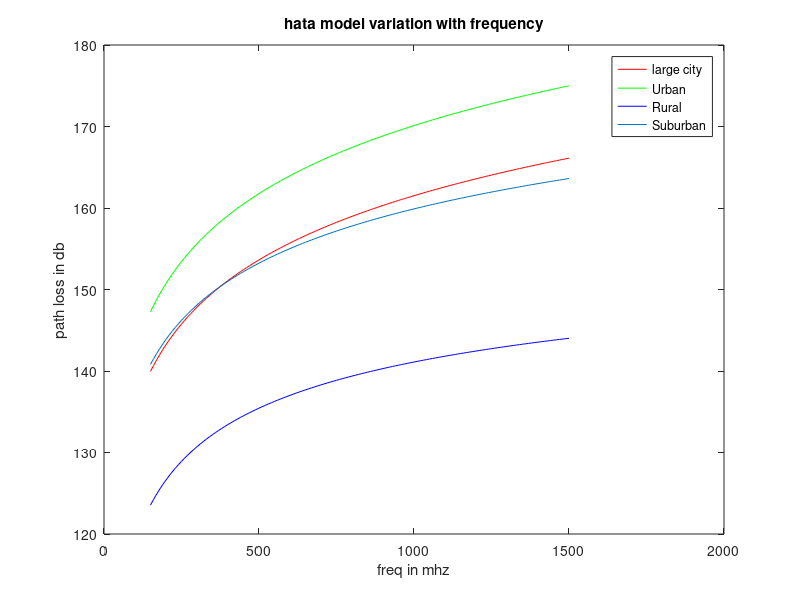
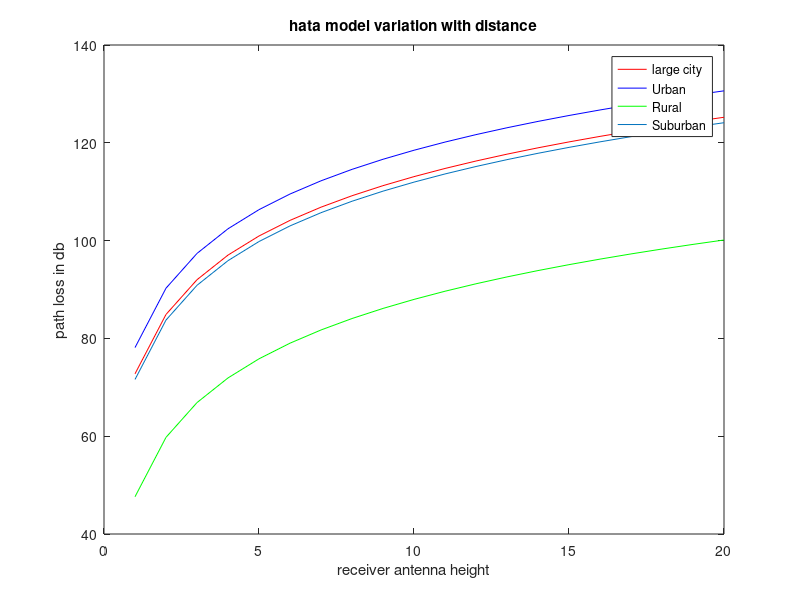
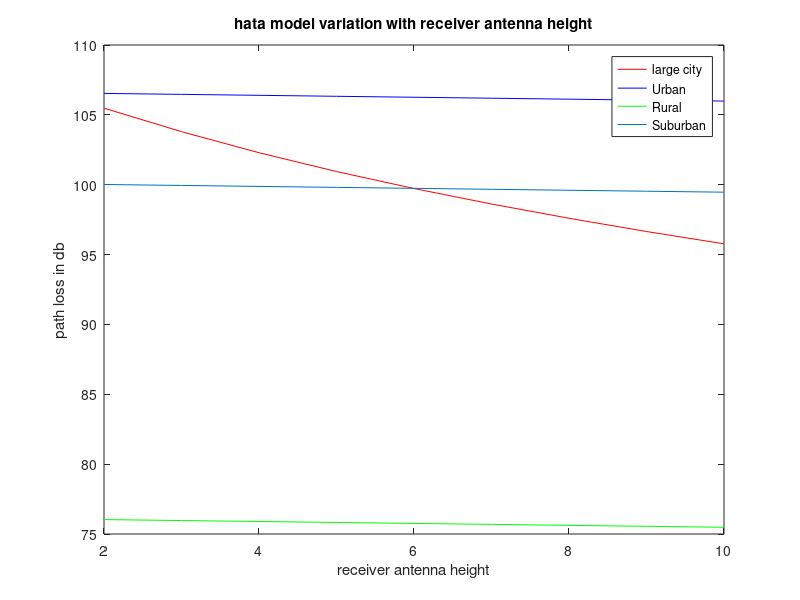
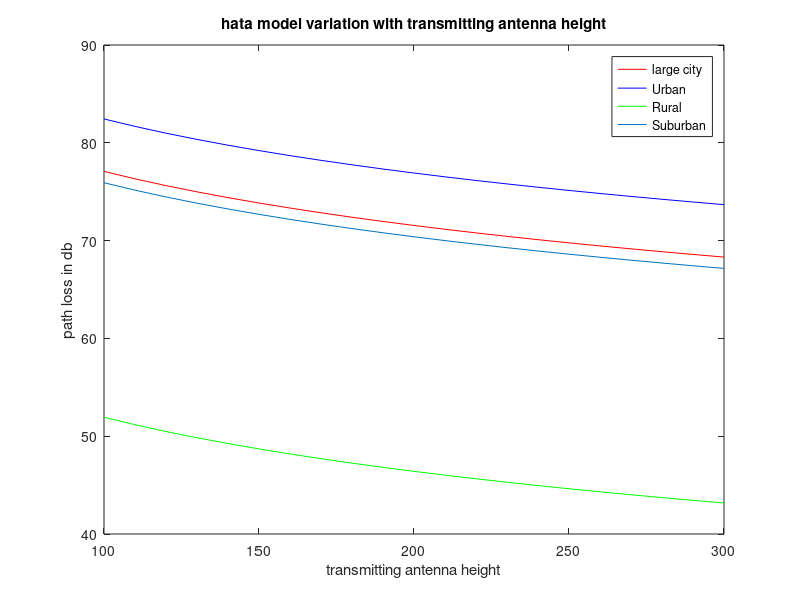

The MATLAB script that drew these images, in order:
close all;
clc;
clear all;
f=input('Enter the frequency :');
hte=input('Enter the transmitter height :');
hre=input('Enter the receiver height :');
d=input('Enter the distance :');
c_h =0.8+(1.1*log10(f)-0.7)*hre-(1.56*log10(f));
L50=69.55+(26.16*log10(f))-(13.82*log10(hte))-c_h+(44.9-6.55*log10(hte))*log10(d);
if(f<300)
    ch=8.29*(log10(1.54*hre)).^2-1.1;
else
    ch=3.2*(log10(11.75*hre)).^2-4.97;
end
L_501=69.55+26.16*log10(f)-13.82*log10(hte)-ch+(44.9-6.55*log10(hte))*log10(d);
disp('path loss for large:');
disp(L_501);
disp('path loss for urban');
disp(L50);
disp('path loss for rural ');
L_50r=L50-4.78*((log10(f))^2)+18.33*log10(f)-40.98;          
disp(L_50r);
disp('path loss for suburbun');
L_50s=L50-2*((log10(f/28)).^2)-5.4;
disp(L_50s);

%wrt freq
ff=150:10:1500
c_h=0.8+(1.1*log10(f)-0.7).*hre-(1.56.*log10(ff));
L50=69.55+26.16.*log10(ff)-13.82*log10(hte)-c_h+(44.9-6.5*log10(hte))*log10(d);
if(ff<300)
    ch=8.29*(log10(1.54*hre)).^2-1.1;
else
    ch=3.2*(log10(11.75*hre)).^2-4.97;
end
L_501= 69.55+(26.16*log10(ff))-(13.82*log10(hte))-ch+(44.9-6.55*log10(hte))*log10(d);  
L_50r=L50-4.78*((log10(ff)).^2)+18.33*log10(ff)-40.98;
disp(L_50r);
disp('path loss for suburbun');
L_50s=L50-2*((log10(ff/28)).^2)-5.4;
disp(L_50s);
figure(1);
plot(ff,L_501,'r',ff,L50,'g',ff,L_50r,'b',ff,L_50s)
legend('large city','Urban','Rural','Suburban');
xlabel('freq in mhz');
ylabel('path loss in db');
title('hata model variation with frequency');

%wrt distance
dd=0:1:20
c_h=0.8+(1.1*log10(f)-0.7).*hre-(1.56.*log10(f));
L50=69.55+26.16.*log10(f)-13.82*log10(hte)-c_h+(44.9-6.5*log10(hte))*log10(dd);
if(f<300)
    ch=8.29*(log10(1.54*hre)).^2-1.1;
else
    ch=3.2*(log10(11.75*hre)).^2-4.97;
end
L_501= 69.55+(26.16*log10(f))-(13.82*log10(hte))-ch+(44.9-6.55*log10(hte))*log10(dd);  
L_50r=L50-4.78*((log10(f))^2)+18.33*log10(f)-40.98;
disp(L_50r);
disp('path loss for suburbun');
L_50s=L50-2*((log10(f/28)).^2)-5.4;
disp(L_50s);
figure(2);
plot(dd,L_501,'r',dd,L50,'b',dd,L_50r,'g',dd,L_50s)
legend('large city','Urban','Rural','Suburban');
xlabel('receiver antenna height');
ylabel('path loss in db');
title('hata model variation with distance');


%wrt hre
h_re=2:1:10
c_h=0.8+(1.1*log10(f)-0.7).*h_re-(1.56.*log10(f));
L50=69.55+26.16.*log10(f)-13.82*log10(hte)-c_h+(44.9-6.5*log10(hte))*log10(d);
if(f<300)
    ch=8.29*(log10(1.54*h_re)).^2-1.1;
else
    ch=3.2*(log10(11.75*h_re)).^2-4.97;
end
L_501= 69.55+(26.16*log10(f))-(13.82*log10(hte))-ch+(44.9-6.55*log10(hte))*log10(d);  
L_50r=L50-4.78*((log10(f))^2)+18.33*log10(f)-40.98;
disp(L_50r);
disp('path loss for suburbun');
L_50s=L50-2*((log10(f/28)).^2)-5.4;
disp(L_50s);
figure(3);
plot(h_re,L_501,'r',h_re,L50,'b',h_re,L_50r,'g',h_re,L_50s)
legend('large city','Urban','Rural','Suburban');
xlabel('receiver antenna height');
ylabel('path loss in db');
title('hata model variation with receiver antenna height');

%wrt hte
h_te=100:10:300
c_h=0.8+(1.1*log10(f)-0.7).*hre-(1.56.*log10(f));
L50=69.55+26.16.*log10(f)-13.82*log10(h_te)-c_h+(44.9-6.5*log10(h_te))*log10(d);
if(f<300)
    ch=8.29*(log10(1.54*hre)).^2-1.1;
else
    ch=3.2*(log10(11.75*hre)).^2-4.97;
end
L_501= 69.55+(26.16*log10(f))-(13.82*log10(h_te))-ch+(44.9-6.5*log10(h_te))*log10(d);  
L_50r=L50-4.78*((log10(f))^2)+18.33*log10(f)-40.98;
disp(L_50r);
disp('path loss for suburbun');
L_50s=L50-2*((log10(f/28)).^2)-5.4;
disp(L_50s);
figure(4);
plot(h_te,L_501,'r',h_te,L50,'b',h_te,L_50r,'g',h_te,L_50s)
legend('large city','Urban','Rural','Suburban');
xlabel('transmitting antenna height');
ylabel('path loss in db');
title('hata model variation with transmitting antenna height');
















